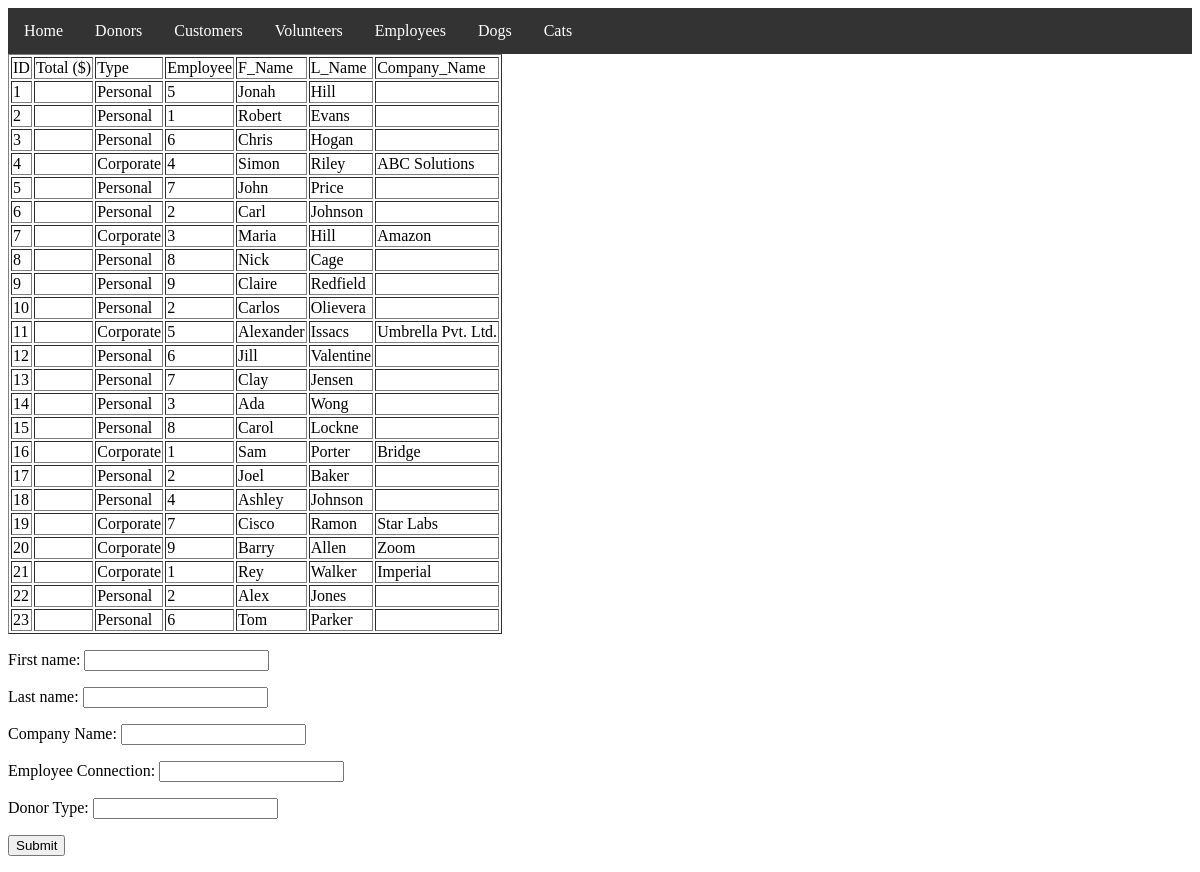
The page /donors.php on the database its author committed.
### tables this page shows
CREATE TABLE `Donor` (
	`Donor_ID` 			INT NOT NULL AUTO_INCREMENT,
	`Donor_Type` 		VARCHAR(25),
	`Employee_ID` 		INT,
	`F_Name` 			VARCHAR(25),
	`L_Name` 			VARCHAR(25),
	`Company_Name` 		VARCHAR(50) DEFAULT NULL,
	CONSTRAINT `Donor_PK` PRIMARY KEY (`Donor_ID`)
);

### donors.php (the view, shortened to what this page needs)
<html>
<head>
    <?php include('header.php'); ?>
    <?php require_once('./includes/dbconnect.php');?>
</head>
<body>
<?php
$sql_of_q1 = "SELECT * FROM donor;";
$q1result = mysqli_query($connection, $sql_of_q1);
?>
<div style="margin-right: 100px">
    <table border="1">
        <?php
        echo "<tr>";
        echo "<td>".'ID'."</td>";
        echo "<td>".'Total ($)'."</td>";
        echo "<td>".'Type'."</td>";
        echo "<td>".'Employee '."</td>";
        echo "<td>".'F_Name'."</td>";
        echo "<td>".'L_Name'."</td>";
        echo "<td>".'Company_Name'."</td>";
        echo "</tr>";
        while($r = mysqli_fetch_assoc($q1result))
        {
            echo "<tr>";
            echo "<td>".$r['Donor_ID']."</td>";
            echo "<td>".$r['Donation_Total']."</td>";
            echo "<td>".$r['Donor_Type']."</td>";
            echo "<td>".$r['Employee_ID']."</td>";
            echo "<td>".$r['F_Name']."</td>";
            echo "<td>".$r['L_Name']."</td>";
            echo "<td>".$r['Company_Name']."</td>";
            echo "</tr>";
        }
        ?>
    </table>
</div>
<div class="newDonorForm">
    <form action="newdonor.php" method="post">
        <p>First name: <input type="text" name="f_name" /></p>
        <p>Last name: <input type="text" name="l_name" /></p>
        <p>Company Name: <input type="text" name="company_name" /></p>
        <p>Employee Connection: <input type="text" name="employee_ID" /></p>
        <p>Donor Type: <input type="text" name="donor_Type" /></p>
        <input type="submit" name="submit" value="Submit" />
    </form>
</div>
</body
</html>

### header.php
<link rel="stylesheet" type="text/css" href="style.css">
<ul>
    <li><a href="index.php">Home</a></li>
    <li><a href="donors.php">Donors</a></li>
    <li><a href="customers.php">Customers</a></li>
    <li><a href="volunteers.php">Volunteers</a></li>
    <li><a href="employees.php">Employees</a></li>
    <li><a href="dogs.php">Dogs</a></li>
    <li><a href="cats.php">Cats</a></li>
</ul>

### style.css (style rules this page uses)
ul { list-style-type: none; margin: 0; padding: 0; overflow: hidden; background-color: #333; }
li { float: left; }
li a { display: block; color: white; text-align: center; padding: 14px 16px; text-decoration: none; }

### rows shown on the page
donor: Donor_ID "1", Donor_Type "Personal", Employee_ID "5", F_Name "Jonah", L_Name "Hill"
donor: Donor_ID "2", Donor_Type "Personal", Employee_ID "1", F_Name "Robert", L_Name "Evans"
donor: Donor_ID "3", Donor_Type "Personal", Employee_ID "6", F_Name "Chris", L_Name "Hogan"
donor: Donor_ID "4", Donor_Type "Corporate", Employee_ID "4", F_Name "Simon", L_Name "Riley", Company_Name "ABC Solutions"
donor: Donor_ID "5", Donor_Type "Personal", Employee_ID "7", F_Name "John", L_Name "Price"
donor: Donor_ID "6", Donor_Type "Personal", Employee_ID "2", F_Name "Carl", L_Name "Johnson"
donor: Donor_ID "7", Donor_Type "Corporate", Employee_ID "3", F_Name "Maria", L_Name "Hill", Company_Name "Amazon"
donor: Donor_ID "8", Donor_Type "Personal", Employee_ID "8", F_Name "Nick", L_Name "Cage"
donor: Donor_ID "9", Donor_Type "Personal", Employee_ID "9", F_Name "Claire", L_Name "Redfield"
donor: Donor_ID "10", Donor_Type "Personal", Employee_ID "2", F_Name "Carlos", L_Name "Olievera"
donor: Donor_ID "11", Donor_Type "Corporate", Employee_ID "5", F_Name "Alexander", L_Name "Issacs", Company_Name "Umbrella Pvt. Ltd."
donor: Donor_ID "12", Donor_Type "Personal", Employee_ID "6", F_Name "Jill", L_Name "Valentine"
donor: Donor_ID "13", Donor_Type "Personal", Employee_ID "7", F_Name "Clay", L_Name "Jensen"
donor: Donor_ID "14", Donor_Type "Personal", Employee_ID "3", F_Name "Ada", L_Name "Wong"
donor: Donor_ID "15", Donor_Type "Personal", Employee_ID "8", F_Name "Carol", L_Name "Lockne"
donor: Donor_ID "16", Donor_Type "Corporate", Employee_ID "1", F_Name "Sam", L_Name "Porter", Company_Name "Bridge"
donor: Donor_ID "17", Donor_Type "Personal", Employee_ID "2", F_Name "Joel", L_Name "Baker"
donor: Donor_ID "18", Donor_Type "Personal", Employee_ID "4", F_Name "Ashley", L_Name "Johnson"
donor: Donor_ID "19", Donor_Type "Corporate", Employee_ID "7", F_Name "Cisco", L_Name "Ramon", Company_Name "Star Labs"
donor: Donor_ID "20", Donor_Type "Corporate", Employee_ID "9", F_Name "Barry", L_Name "Allen", Company_Name "Zoom"
donor: Donor_ID "21", Donor_Type "Corporate", Employee_ID "1", F_Name "Rey", L_Name "Walker", Company_Name "Imperial"
donor: Donor_ID "22", Donor_Type "Personal", Employee_ID "2", F_Name "Alex", L_Name "Jones"
donor: Donor_ID "23", Donor_Type "Personal", Employee_ID "6", F_Name "Tom", L_Name "Parker"
